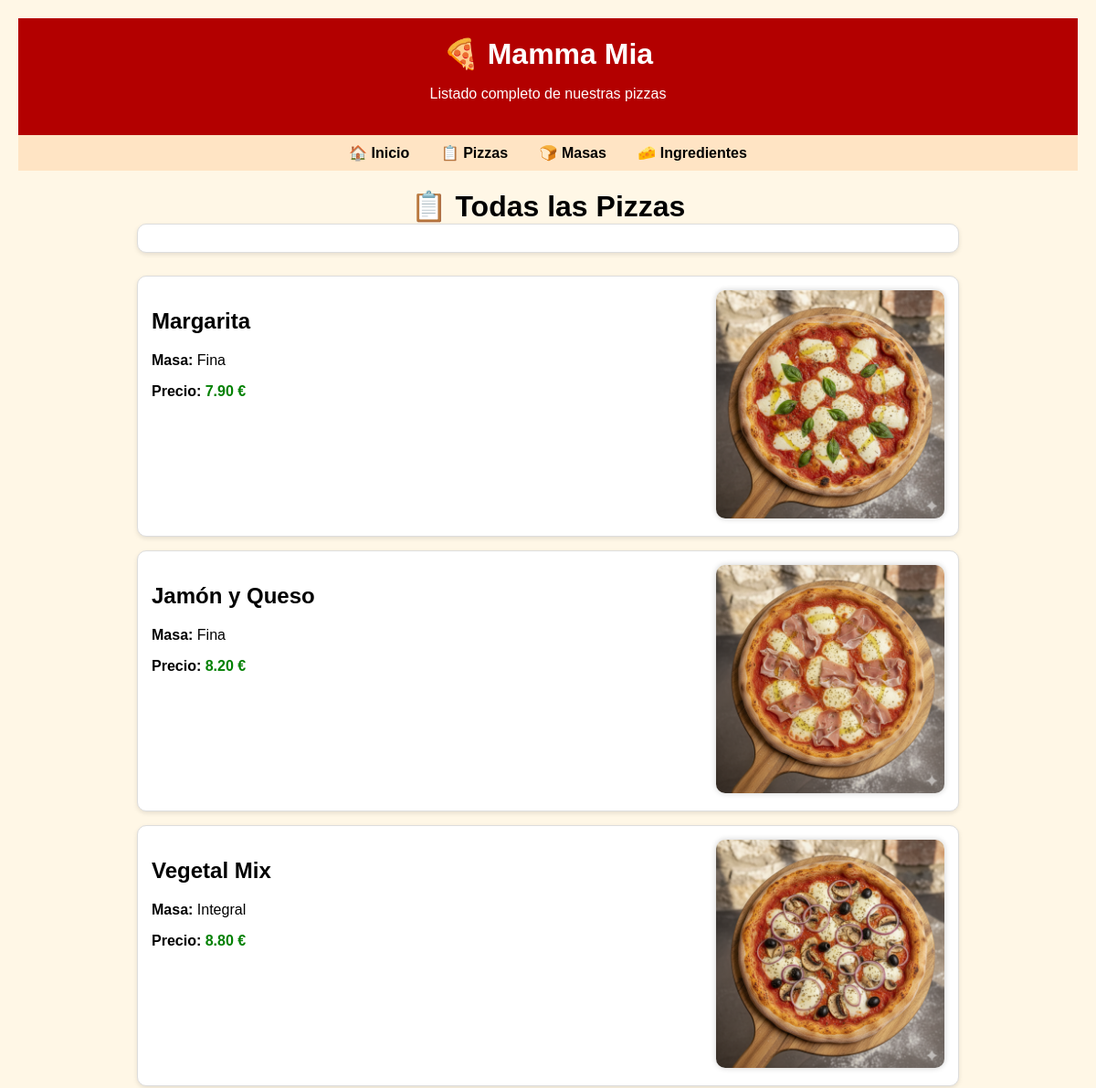
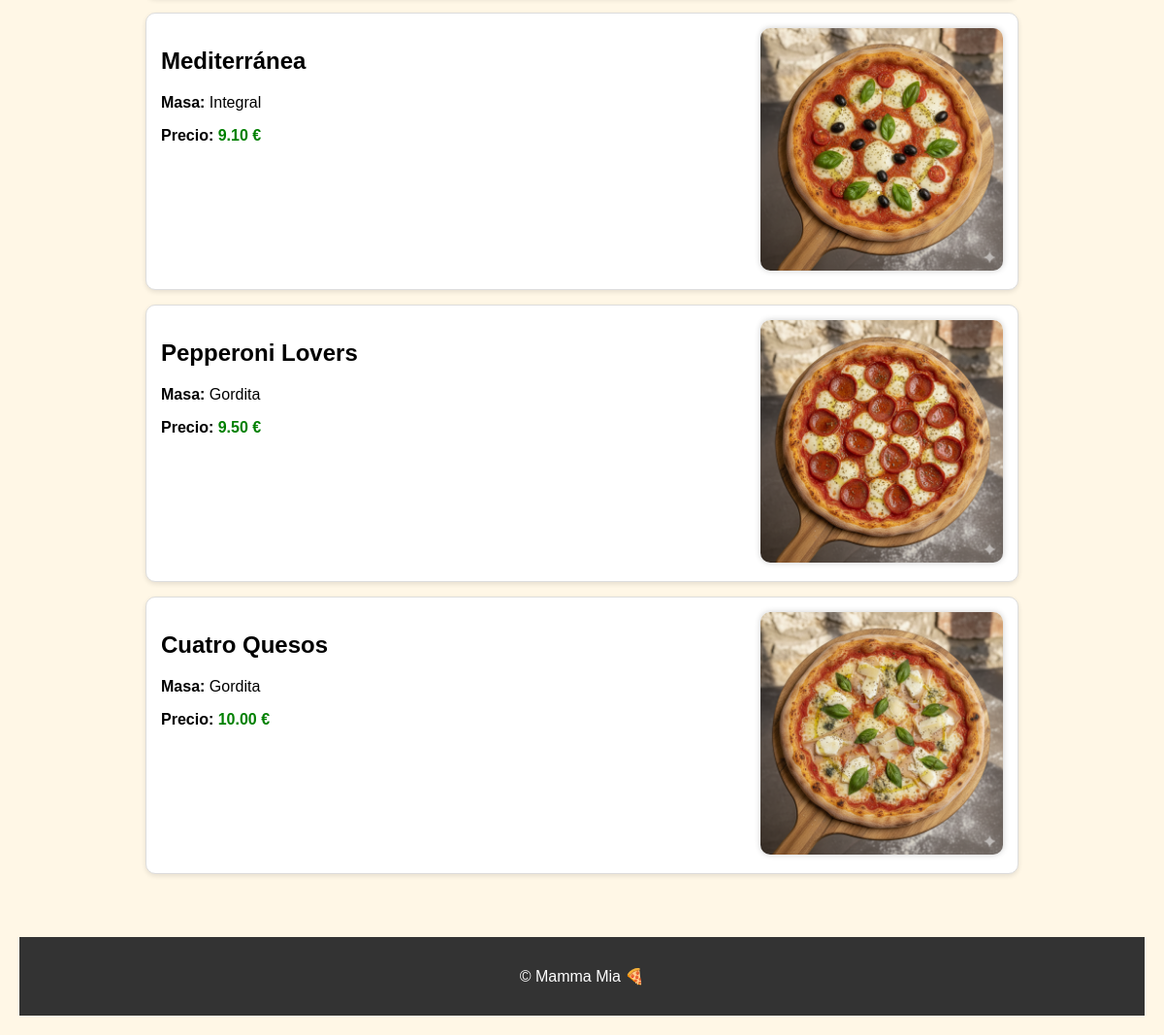
Page /pizzas/ on the committed database (2 pictures, top to bottom).
### mammaMia/models.py (models this page shows, shortened)
class Pizza(models.Model):
    nombre = models.CharField(max_length=100)
    masa = models.ForeignKey(Masa, on_delete=models.PROTECT, related_name='pizzas')
    ingredientes = models.ManyToManyField(Ingrediente, related_name='pizzas', blank=True)
    precio = models.DecimalField(max_digits=6, decimal_places=2)
    descripcion = models.TextField(blank=True)
    imagen = models.ImageField(upload_to='pizzas/', blank=True, null=True)

class Masa(models.Model):
    nombre = models.CharField(max_length=50, unique=True)
    descripcion = models.TextField(blank=True)

### mammaMia/views.py (the view)
# urls.py: path('pizzas/', views.todasLasPizzas, name='todasLasPizzas'),
def todasLasPizzas(request):
    pizzas = Pizza.objects.all().order_by('precio')
    masas = Masa.objects.all().order_by('nombre')
    ingredientes = Ingrediente.objects.all()
    masa_id = request.GET.get('masa')
    ingredientes_ids = request.GET.getlist('ingredientes')
    if masa_id:
        pizzas = pizzas.filter(masa_id=masa_id)
    if ingredientes_ids:
        for ing_id in ingredientes_ids:
            pizzas = pizzas.filter(ingredientes__id=ing_id)
    pizzas = pizzas.distinct()  # evitar duplicados si hay joins
    context = {
        'pizzas': pizzas,
        'masas': masas,
        'ingredientes': ingredientes,
        'masa_seleccionada': masa_id,
        'ingredientes_seleccionados': list(map(int, ingredientes_ids))
    }
    return render(request, 'mammaMia/todasPizzas.html', context)

### mammaMia/templates/mammaMia/todasPizzas.html (shortened to what this page needs)
{% extends 'mammaMia/base.html' %}
{% block subtitle %}Listado completo de nuestras pizzas{% endblock %}
{% block content %}
    <h1 style="text-align:center;">📋 Todas las Pizzas</h1>
    <form method="get" class="filtro-form">
    </form>
    {% if pizzas %}
        {% for pizza in pizzas %}
        <div class="pizza">
            <div class="pizza-contenido">
                <div class="pizza-info">
                    <a href="{% url 'detallePizza' pizza.id %}" class="pizza-link"></a>
                        <h2>{{ pizza.nombre }}</h2>
                    <p><strong>Masa:</strong> {{ pizza.masa.nombre }}</p>
                    <p><strong>Precio:</strong> <span class="precio">{{ pizza.precio }} €</span></p>
                </div>
                <div class="pizza-imagen">
                    {% if pizza.imagen %}
                        <img src="{{ pizza.imagen.url }}" alt="{{ pizza.nombre }}">
                    {% else %}
                        <p>Sin imagen disponible</p>
                    {% endif %}
                </div>
            </div>
        </div>
        {% endfor %}
    {% else %}
        <p>No hay pizzas registradas todavía.</p>
    {% endif %}
{% endblock %}

### mammaMia/static/mama.css (style rules this page uses)
body { font-family: Arial, sans-serif; background: #fff7e6; padding: 20px; margin: 0; }
h1 { margin: 0; }
.pizza { background: white; padding: 15px; margin-bottom: 15px; border-radius: 10px; border: 1px solid #ddd; box-shadow: 0 2px 5px rgba(0,0,0,0.1); transition: .2s; position: relative; cursor: pointer; }
.pizza-contenido { display: flex; align-items: flex; justify-content: space-between; gap: 20px; }
.pizza a.pizza-link { position: absolute; inset: 0; z-index: 2; text-indent: -9999px; }
.pizza-info { flex: 1; }
.pizza-info h2 { position: relative; z-index: 3; color: inherit; }
.pizza-imagen img { max-width: 250px; border-radius: 10px; box-shadow: 0 0 6px rgba(0, 0, 0, 0.2); }
.precio { font-weight: bold; color: #008000; }
.filtro-form { background: #fff; padding: 15px; border-radius: 10px; border: 1px solid #ddd; box-shadow: 0 2px 5px rgba(0,0,0,0.1); margin-bottom: 25px; }

### rows in the picture
Pizza: nombre "Margarita", masa.nombre "Fina", precio "7.90", imagen (picture)
Pizza: nombre "Jamón y Queso", masa.nombre "Fina", precio "8.20", imagen (picture)
Pizza: nombre "Vegetal Mix", masa.nombre "Integral", precio "8.80", imagen (picture)
Pizza: nombre "Mediterránea", masa.nombre "Integral", precio "9.10", imagen (picture)
Pizza: nombre "Pepperoni Lovers", masa.nombre "Gordita", precio "9.50", imagen (picture)
Pizza: nombre "Cuatro Quesos", masa.nombre "Gordita", precio "10.00", imagen (picture)
